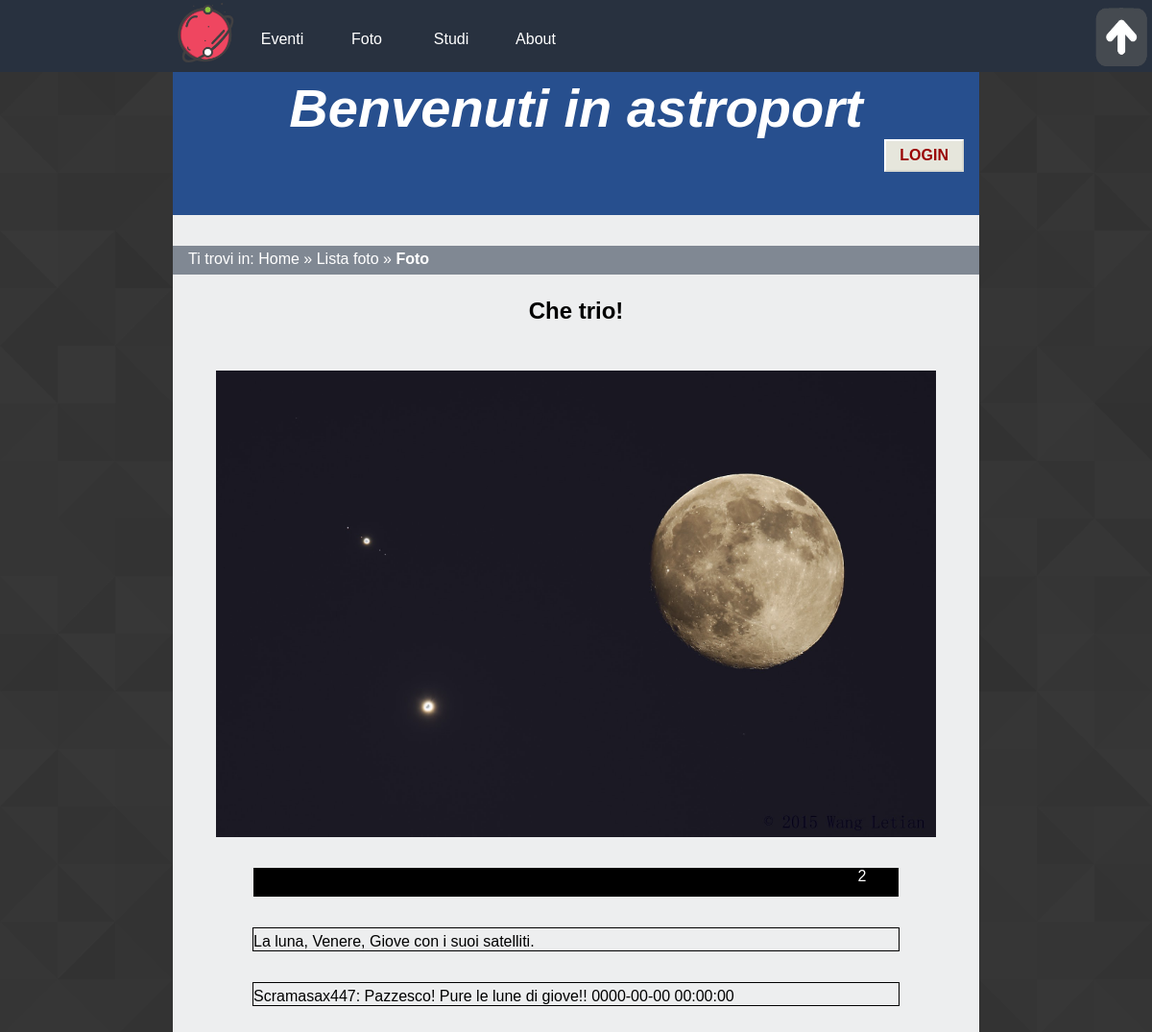
/fotoutente.php?idft=10, run on the app's committed database.
### tables this page shows
CREATE TABLE `foto` (
  `immagine` varchar(200) NOT NULL,
  `titolo` varchar(120) DEFAULT NULL,
  `idfoto` int(11) NOT NULL,
  `didascalia` text,
  `idstudio` int(11) DEFAULT NULL,
  `idastrofilo` varchar(40) DEFAULT NULL,
  `datainserimento` datetime NOT NULL
);

CREATE TABLE `commentafoto` (
  `idcommento` int(11) NOT NULL,
  `astrofilo` varchar(40) NOT NULL,
  `idfoto` int(11) NOT NULL,
  `commento` text NOT NULL,
  `datainserimento` datetime NOT NULL
);

CREATE TABLE `astrofilo` (
  `mail` varchar(40) NOT NULL,
  `nome` varchar(20) DEFAULT NULL,
  `cognome` varchar(20) DEFAULT NULL,
  `username` varchar(20) NOT NULL,
  `password` varchar(32) NOT NULL,
  `imgprofilo` blob
);

### backend/connessione.php (called while the page is built, shortened)
<?php
   $errore_DB=FALSE;
?>

### fotoutente.php (the view, shortened to what this page needs)
<?php
$idft=$_REQUEST['idft'];
    include "backend/connessione.php";
    echo file_get_contents("parti/fotoutente0.html");
    if(!isset($_SESSION['usermail'])) {
      echo file_get_contents("parti/headernonloggato.html");
    }else{
      echo file_get_contents("parti/headerloggato.html");
      $usr=$_SESSION['usermail'];
    }
    echo '<div id="breadcrumb">
      <p>Ti trovi in: <span xml:lang="en"><a href="index.php">Home</a></span> &raquo; <a href="listafoto.php">Lista foto</a> &raquo; <strong>Foto</strong></p>
    </div>';
   if($errore_DB==FALSE){
    $data_foto= "SELECT foto.*,astrofilo.username,astrofilo.imgprofilo
                FROM foto JOIN astrofilo ON foto.idastrofilo=astrofilo.mail
                WHERE foto.idfoto='$idft' AND foto.idstudio IS NULL";
    if(!$result=$connessione->query($data_foto)){
        echo '<p>Abbiamo riscontrato dei problemi nel visualizzare la foto.</p>';
    }else{
      if($result->num_rows > 0){
        $row=mysqli_fetch_array($result);
        $rank_query="SELECT SUM(voto) AS rank FROM giudicafoto WHERE idfoto=".$row['idfoto'];
        $rank_foto=$connessione->query($rank_query);
        $rank_row=mysqli_fetch_array($rank_foto);
    	echo'<h2>'.$row['titolo'].'</h2><img id="foto" src="'.$row['immagine'].'"  alt="'.$row['didascalia'].'" />';
    	echo '<div id="rank">';
    	echo '<span id="rank_txt">'.$rank_row['rank'].'</span></div>';
      echo '
    	 <div class="big_list_element didascalia_el">
            <div class="big_element_content">
              <p> '.$row['didascalia'].'  </p>
            </div>
        </div>';
        $commenti_foto_query= "SELECT astrofilo.username,astrofilo.imgprofilo,commentafoto.commento,commentafoto.datainserimento
                       FROM commentafoto JOIN astrofilo ON commentafoto.astrofilo=astrofilo.mail
                       WHERE commentafoto.idfoto='$idft'
                       ORDER BY commentafoto.datainserimento DESC";
       if(!$commenti_foto=$connessione->query($commenti_foto_query))
         echo "Errore della query: ".$connessione->error.".";
       else{
          while($commenti_row=$commenti_foto->fetch_array(MYSQLI_ASSOC)){
            echo '
               <div class="big_list_element">
               <div class="big_element_content">
               <p>'.$commenti_row['username'].': '.$commenti_row['commento'].' '.$commenti_row['datainserimento'].'</p>
               </div>
               </div>';
         }
       }
     }else echo '<p>La foto non è presente nel database.</p>';
    }
   }else echo '<p>'.$msg_errore_DB.'</p>';
   echo file_get_contents("parti/fotoutente1.html");
?>

### style/desktop_style.css (style rules this page uses)
* { padding: 0em; margin: 0em; }
html { height:100%; min-height: 100%; }
@media screen and (min-width: 921px) { body { font-family: Verdana, Helvetica, Georgia, sans-serif; max-width: 70%; min-width: 46.875em; margin-left: auto; margin-right: auto; height:100%; min-height: 100%; color: #000000; background-image: url("images/as.png"); } }
@media screen and (min-width: 921px) { a img { border:0; } }
@media screen and (min-width: 921px) { #content { background-color: #edeeef; min-height:100%; padding-bottom: 9.375em; } }
@media screen and (min-width: 921px) { #logo_home { float: left; width: 4.375em; height: 4.375em; margin-left: 15%; } }
@media screen and (min-width: 921px) { #content_menu { width: 70%; } }
@media screen and (min-width: 921px) { #menu { background-color: #28313f; position: fixed; left: 0; min-width: 46em; width: 100%; height: 4.6875em; z-index: 2; } }
@media screen and (min-width: 921px) { #content_menu { margin-left: 15%; } }
@media screen and (min-width: 921px) { #content_menu a { float: left; color: white; background-color: #28313f; padding: 1em; border: 0px solid black; height: 1.25em; width: 3.5em; text-align: center; text-decoration: none; display: inline-block; font-size: 1em; margin-top:1em; -ms-transition: 0.3s; -webkit-transition:0.3s; -moz-transition: 0.3s; transition: 0.3s; } }
@media screen and (min-width: 921px) { #tornasu { position: absolute; margin-top: 0.5em; right: 0; width: 4em; height: 4em; } }
@media screen and (min-width: 921px) { #header { background-color: #274f8e; clear: both; min-width: 46em; margin-left: auto; margin-right: auto; padding-top: 5em; height: 9em; } }
@media screen and (min-width: 921px) { #header h1 { font-size: 3.5em; } }
#header h1 { color: white; font-style: italic; text-align: center; }
#content h2 { text-align: center; margin-top: 1em; margin-bottom: 2em; }
#breadcrumb { background-color: #808893; width: 100%; margin-top: 2em; height: 1.875em; }
#content #breadcrumb p { width: 100%; color:white; margin-left: 0; margin-right: 0; padding-left: 1em; padding-top: 0.3em; }
#breadcrumb a { text-decoration: none; color: white; }
#button_reg, #log_b, #button_login button, #comment { background: #e6e6dc; font-size: 1em; color: #900; padding: 6px 14px; border-width: 2px; border-style: solid; border-color: #fff #d8d8d0 #d8d8d0 #fff; text-decoration: none; text-transform: uppercase; font-weight: bold; }
#button_login button { float: right; margin-right: 1em; margin-bottom: 2em; }
#foto { margin-top:2em; display: block; margin: auto; max-width: 750px; min-height:50px; min-width: 50px; margin-bottom:2em; }
#rank { margin:auto; width:80%; background-color: #000; color: white; height: 1.875em; margin-bottom:2em; }
#rank_txt { float:right; padding-right:5%; }
#content p { padding-top: 1.5em; width:70%; margin-left: auto; margin-right: auto; }
.didascalia_el { margin-top: 1em; margin-bottom: 2em; }
#content .big_list_element { width: 80%; border: 1px solid black; margin-left: auto; margin-right: auto; display: block; }
.big_element_content { max-width:100%; margin-left: auto; margin-right: auto; display: block; }
#content .element_content p, #content .big_element_content p { margin-top: 0.2em; padding-top: 0.1em; margin-left: 0; margin-right: 0; width:100%; padding-right: 10%; }

### data on the page
foto: titolo "Che trio!", immagine (picture), didascalia "La luna, Venere, Giove con i suoi satelliti."
commentafoto: astrofilo.username "Scramasax447", commento "Pazzesco! Pure le lune di giove!!", datainserimento "0000-00-00 00:00:00"

### other printed values
file_get_contents("parti/fotoutente0.html") "Eventi Foto Studi About Benvenuti in astroport"
file_get_contents("parti/headernonloggato.html") "LOGIN"
$rank_row['rank'] "2"
